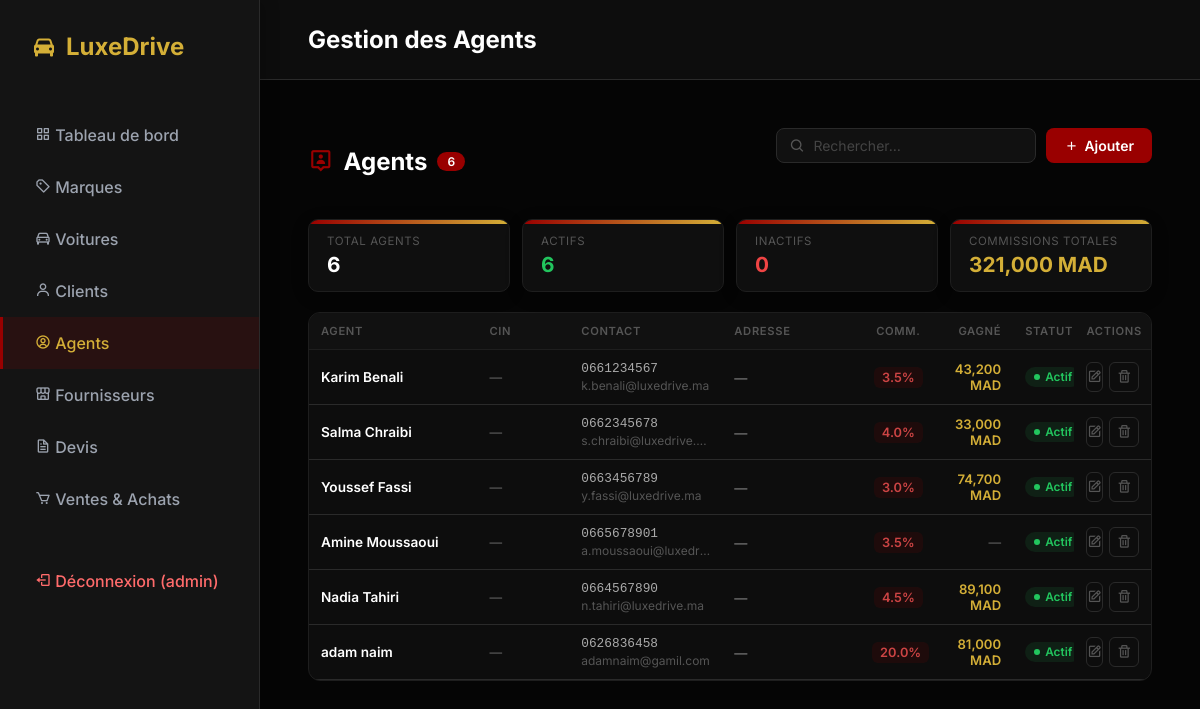
Page /agents (signed in) on the committed database.
### tables this page shows
CREATE TABLE user (
    id_user INTEGER PRIMARY KEY AUTOINCREMENT,
    username TEXT UNIQUE NOT NULL,
    password TEXT NOT NULL,
    role TEXT CHECK( role IN ('admin', 'user') ) NOT NULL,
    id_client INTEGER,
    FOREIGN KEY (id_client) REFERENCES client(id_client)
);

CREATE TABLE agent (id_agent INTEGER PRIMARY KEY AUTOINCREMENT, nom TEXT, prenom TEXT, telephone TEXT, email TEXT, taux_commission REAL, cin     TEXT, adresse TEXT, statut  TEXT DEFAULT 'Actif');

### app.py (the view, shortened to what this page needs)
@app.route('/agents', methods=('GET', 'POST'))
@admin_required
def agents():
    db = get_db()
    cur = db.cursor()
    cur.execute('''
        SELECT a.*, SUM(v.montant_commission) as total_gagne
        FROM agent a
        LEFT JOIN vente v ON a.id_agent = v.id_agent
        GROUP BY a.id_agent
        ORDER BY a.nom, a.prenom
    ''')
    agents_list = cur.fetchall()
    return render_template('agents.html', agents=agents_list)

### app.py (called while the page is built)
def get_db():
    db = getattr(g, '_database', None)
    if db is None:
        db = g._database = sqlite3.connect(DATABASE)
        db.row_factory = sqlite3.Row
    return db

@app.teardown_appcontext
def close_connection(exception):
    db = getattr(g, '_database', None)
    if db is not None:
        db.close()

@app.before_request
def load_logged_in_user():
    user_id = session.get('user_id')
    if user_id is None:
        g.user = None
    else:
        db = get_db()
        cur = db.cursor()
        cur.execute('SELECT * FROM user WHERE id_user = ?', (user_id,))
        g.user = cur.fetchone()

def admin_required(f):
    @wraps(f)
    def decorated_function(*args, **kwargs):
        if 'user_id' not in session or session.get('role') != 'admin':
            return redirect(url_for('voitures'))
        return f(*args, **kwargs)
    return decorated_function

### templates/agents.html (shortened to what this page needs)
{% extends 'base.html' %}
{% block page_title %}Gestion des Agents{% endblock %}
{% block content %}
<div class="page-header">
  <div class="page-title">
    <i class='bx bx-user-pin'></i>
    Agents
    <span class="badge-count">{{ agents|length }}</span>
  </div>
  <div class="header-actions">
    <div class="search-bar">
      <i class='bx bx-search'></i>
      <input type="text" id="searchInput" placeholder="Rechercher…" oninput="filterTable()">
    </div>
    <button class="btn-add" onclick="toggleForm()">
      <i class='bx bx-plus'></i> Ajouter
    </button>
  </div>
</div>
<div class="stats-row">
  <div class="stat-card">
    <div class="label">Total agents</div>
    <div class="value">{{ agents|length }}</div>
  </div>
  <div class="stat-card">
    <div class="label">Actifs</div>
    <div class="value" style="color:#22c55e;">{{ agents|selectattr('statut','equalto','Actif')|list|length }}</div>
  </div>
  <div class="stat-card">
    <div class="label">Inactifs</div>
    <div class="value" style="color:#ef4444;">{{ agents|selectattr('statut','equalto','Inactif')|list|length }}</div>
  </div>
  <div class="stat-card">
    <div class="label">Commissions totales</div>
    <div class="value" style="color:#D4AF37;">
      {% set total = namespace(v=0) %}
      {% for a in agents %}{% if a.total_gagne %}{% set total.v = total.v + a.total_gagne %}{% endif %}{% endfor %}
      {{ "{:,.0f}".format(total.v) }} MAD
    </div>
  </div>
</div>
<div class="table-wrapper">
  <table>
    <colgroup>
      <col class="c-agent">
      <col class="c-cin">
      <col class="c-contact">
      <col class="c-addr">
      <col class="c-comm">
      <col class="c-earned">
      <col class="c-statut">
      <col class="c-actions">
    </colgroup>
    <thead>
      <tr>
        <th>Agent</th>
        <th>CIN</th>
        <th>Contact</th>
        <th>Adresse</th>
        <th style="text-align:center;">Comm.</th>
        <th style="text-align:right;">Gagné</th>
        <th style="text-align:center;">Statut</th>
        <th style="text-align:center;">Actions</th>
      </tr>
    </thead>
    <tbody>
      {% for agent in agents %}
      <tr class="agent-row">
        <td>
          <div class="td-name">{{ agent.prenom }} {{ agent.nom }}</div>
        </td>
        <td>
          {% if agent.cin %}
            <span class="cin-chip">{{ agent.cin }}</span>
          {% else %}
            <span class="td-dim">—</span>
          {% endif %}
        </td>
        <td>
          {% if agent.telephone %}<div class="td-mono">{{ agent.telephone }}</div>{% endif %}
          {% if agent.email %}<div class="td-sub" style="margin-top:2px;">{{ agent.email }}</div>{% endif %}
        </td>
        <td>
          <div class="td-sub" style="font-size:0.82rem; color:#888;">{{ agent.adresse or '—' }}</div>
        </td>
        <td style="text-align:center;">
          <span class="comm-badge">{{ agent.taux_commission }}%</span>
        </td>
        <td style="text-align:right;">
          {% if agent.total_gagne and agent.total_gagne > 0 %}
            <span class="earned-val">{{ "{:,.0f}".format(agent.total_gagne) }} MAD</span>
          {% else %}
            <span class="td-dim">—</span>
          {% endif %}
        </td>
        <td style="text-align:center;">
          {% set s = agent.statut or 'Actif' %}
          <span class="status-badge {% if s == 'Actif' %}status-actif{% else %}status-inactif{% endif %}">
            <span class="status-dot"></span>{{ s }}
          </span>
        </td>
        <td>
          <div class="actions" style="justify-content:center;">
            <a href="{{ url_for('agent_edit', id_agent=agent.id_agent) }}" class="btn-icon edit" title="Modifier">
              <i class='bx bx-edit'></i>
            </a>
            <form action="{{ url_for('agent_delete', id_agent=agent.id_agent) }}" method="POST" style="margin:0;"
                  onsubmit="return confirm('Supprimer cet agent ?');">
              <button type="submit" class="btn-icon del" title="Supprimer"><i class='bx bx-trash'></i></button>
            </form>
          </div>
        </td>
      </tr>
      {% endfor %}
    </tbody>
  </table>
</div>
{% endblock %}

### templates/base.html (shortened to what this page needs)
<!DOCTYPE html>
<html lang="fr">
<head>
    <link rel="stylesheet" href="{{ url_for('static', filename='style.css') }}">
    <link href="https://unpkg.com/boxicons@2.1.4/css/boxicons.min.css" rel="stylesheet">
</head>
<body>
    <aside class="sidebar">
        <div class="brand">
            <i class='bx bxs-car'></i>
            <span>LuxeDrive</span>
        </div>
        <ul class="nav-links">
            {% if g.user and g.user.role == 'admin' %}
            <li><a href="{{ url_for('dashboard') }}" class="{% if request.endpoint == 'dashboard' %}active{% endif %}"><i class='bx bx-grid-alt'></i> Tableau de bord</a></li>
            {% endif %}
            <li><a href="{{ url_for('marques') }}" class="{% if request.endpoint in ['marques','marque_detail'] %}active{% endif %}"><i class='bx bx-purchase-tag-alt'></i> Marques</a></li>
            {% if g.user and g.user.role == 'admin' %}
            <li><a href="{{ url_for('voitures') }}" class="{% if request.endpoint in ['voitures','voitures_add','voiture_detail','voiture_edit'] %}active{% endif %}"><i class='bx bx-car'></i> Voitures</a></li>
            {% endif %}
            {% if g.user and g.user.role == 'admin' %}
            <li><a href="{{ url_for('clients') }}" class="{% if request.endpoint in ['clients','client_edit'] %}active{% endif %}"><i class='bx bx-user'></i> Clients</a></li>
            <li><a href="{{ url_for('agents') }}" class="{% if request.endpoint in ['agents','agent_edit'] %}active{% endif %}"><i class='bx bx-user-circle'></i> Agents</a></li>
            <li><a href="{{ url_for('fournisseurs') }}" class="{% if request.endpoint in ['fournisseurs','fournisseur_edit'] %}active{% endif %}"><i class='bx bx-store-alt'></i> Fournisseurs</a></li>
            <li><a href="{{ url_for('devis_select') }}" class="{% if request.endpoint in ['devis_select','devis'] %}active{% endif %}"><i class='bx bx-file'></i> Devis</a></li>
            <li><a href="{{ url_for('transactions') }}" class="{% if request.endpoint == 'transactions' %}active{% endif %}"><i class='bx bx-cart'></i> Ventes & Achats</a></li>
            {% endif %}
            <li style="margin-top:30px;">
                <a href="{{ url_for('logout') }}" style="color:#ff6b6b;">
                    <i class='bx bx-log-out'></i> Déconnexion ({{ g.user.username if g.user else '' }})
                </a>
            </li>
        </ul>
    </aside>
    <div class="main-content">
        <header>
            <h1 class="page-title">{% block page_title %}Dashboard{% endblock %}</h1>
        </header>
        <main>
            {% block content %}{% endblock %}
        </main>
    </div>
</body>
</html>

### static/style.css (style rules this page uses)
:root { --primary-color: #990000; --primary-hover: #7a0000; --accent-gold: #D4AF37; --bg-color: #050505; --sidebar-bg: #141414; --card-bg: #141414; --text-main: #f8fafc; --text-muted: #9ca3af; --border-color: #2a2a2a; --success: #10b981; --warning: #f59e0b; --danger: #ef4444; }
* { box-sizing: border-box; margin: 0; padding: 0; font-family: 'Inter', sans-serif; }
body { background-color: var(--bg-color); color: var(--text-main); display: flex; height: 100vh; overflow: hidden; }
.sidebar { width: 260px; background-color: var(--sidebar-bg); border-right: 1px solid var(--border-color); display: flex; flex-direction: column; padding: 2rem 0; box-shadow: 4px 0 15px rgba(0,0,0,0.2); z-index: 10; }
.brand { padding: 0 2rem; font-size: 1.5rem; font-weight: 700; color: var(--accent-gold); margin-bottom: 3rem; display: flex; align-items: center; gap: 10px; }
.nav-links { list-style: none; display: flex; flex-direction: column; }
.nav-links li { width: 100%; }
.nav-links a { display: block; padding: 1rem 2rem; color: var(--text-muted); text-decoration: none; font-weight: 500; transition: all 0.3s ease; border-left: 3px solid transparent; }
.nav-links a:hover, .nav-links a.active { background-color: rgba(153, 0, 0, 0.15); color: var(--accent-gold); border-left: 3px solid var(--primary-color); }
.main-content { flex: 1; display: flex; flex-direction: column; overflow-y: auto; }
header { height: 80px; display: flex; align-items: center; padding: 0 3rem; background: rgba(18, 18, 18, 0.7); backdrop-filter: blur(10px); border-bottom: 1px solid var(--border-color); position: sticky; top: 0; z-index: 5; }
.page-title { font-size: 1.25rem; font-weight: 600; }
main { padding: 3rem; flex: 1; }
.stat-card { background-color: var(--card-bg); border-radius: 16px; padding: 2rem; border: 1px solid var(--border-color); box-shadow: 0 4px 20px rgba(0,0,0,0.1); transition: transform 0.3s ease, box-shadow 0.3s ease; position: relative; overflow: hidden; }
.stat-card::before { content: ''; position: absolute; top: 0; left: 0; width: 100%; height: 4px; background: linear-gradient(90deg, var(--primary-color), var(--accent-gold)); }
table { width: 100%; border-collapse: collapse; }
th, td { padding: 1.25rem; text-align: left; border-bottom: 1px solid var(--border-color); }
th { background-color: rgba(0,0,0,0.2); color: var(--text-muted); font-weight: 600; font-size: 0.85rem; text-transform: uppercase; letter-spacing: 0.5px; }
.header-actions { display: flex; justify-content: space-between; align-items: center; margin-bottom: 2rem; }

### rows in the picture
user: user "admin"
agent: prenom "Karim", nom "Benali", telephone "0661234567", email "k.benali@luxedrive.ma", adresse "—", taux_commission "3.5", total_gagne "43,200", statut "Actif"
agent: prenom "Salma", nom "Chraibi", telephone "0662345678", email "s.chraibi@luxedrive.…", adresse "—", taux_commission "4.0", total_gagne "33,000", statut "Actif"
agent: prenom "Youssef", nom "Fassi", telephone "0663456789", email "y.fassi@luxedrive.ma", adresse "—", taux_commission "3.0", total_gagne "74,700", statut "Actif"
agent: prenom "Amine", nom "Moussaoui", telephone "0665678901", email "a.moussaoui@luxedr…", adresse "—", taux_commission "3.5", statut "Actif"
agent: prenom "Nadia", nom "Tahiri", telephone "0664567890", email "n.tahiri@luxedrive.ma", adresse "—", taux_commission "4.5", total_gagne "89,100", statut "Actif"
agent: prenom "adam", nom "naim", telephone "0626836458", email "adamnaim@gamil.com", adresse "—", taux_commission "20.0", total_gagne "81,000", statut "Actif"

### other values in the picture
{{ agents|length }} "6"
{{ agents|selectattr('statut','equalto','Actif')|list|length }} "6"
{{ agents|selectattr('statut','equalto','Inactif')|list|length }} "0"
{{ "{:,.0f}".format(total.v) }} "321,000"
